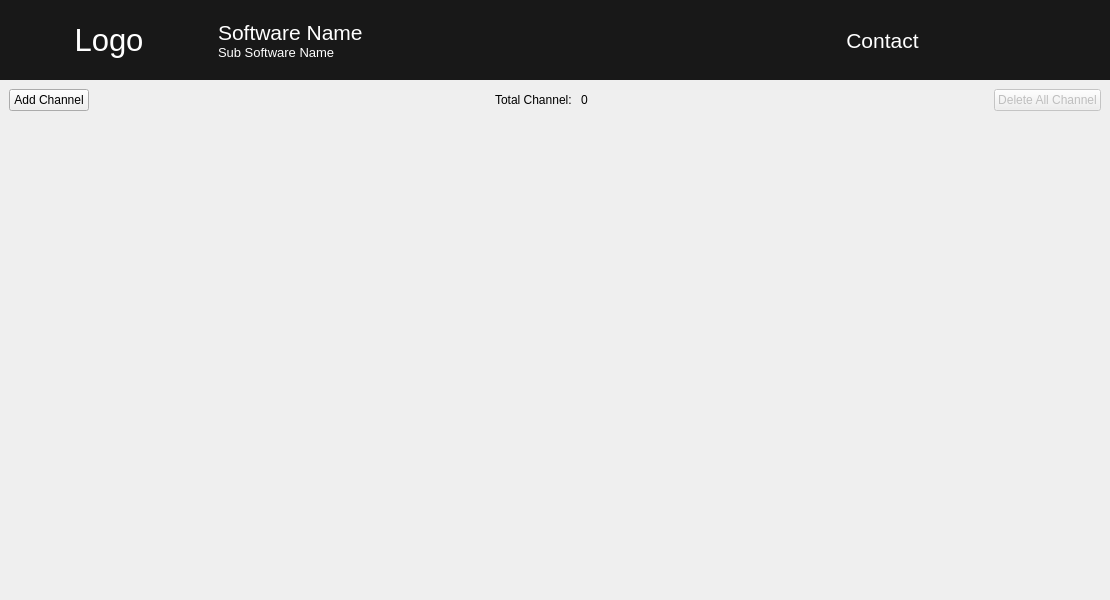
<?xml version="1.0" encoding="UTF-8"?>
<ui version="4.0">
 <class>MainWindow</class>
 <widget class="QMainWindow" name="MainWindow">
  <property name="geometry">
   <rect>
    <x>0</x>
    <y>0</y>
    <width>1110</width>
    <height>600</height>
   </rect>
  </property>
  <property name="windowTitle">
   <string>MainWindow</string>
  </property>
  <widget class="QWidget" name="centralwidget">
   <property name="styleSheet">
    <string notr="true"/>
   </property>
   <layout class="QGridLayout" name="gridLayout">
    <property name="leftMargin">
     <number>0</number>
    </property>
    <property name="topMargin">
     <number>0</number>
    </property>
    <property name="rightMargin">
     <number>0</number>
    </property>
    <property name="bottomMargin">
     <number>0</number>
    </property>
    <property name="spacing">
     <number>0</number>
    </property>
    <item row="0" column="0">
     <widget class="QWidget" name="widget" native="true">
      <property name="sizePolicy">
       <sizepolicy hsizetype="Preferred" vsizetype="Preferred">
        <horstretch>0</horstretch>
        <verstretch>0</verstretch>
       </sizepolicy>
      </property>
      <property name="styleSheet">
       <string notr="true">QWidget {
	background-color: rgb(24, 24, 24);
	color: rgb(255,255,255);
}</string>
      </property>
      <layout class="QGridLayout" name="gridLayout_2">
       <property name="leftMargin">
        <number>9</number>
       </property>
       <property name="topMargin">
        <number>20</number>
       </property>
       <property name="rightMargin">
        <number>9</number>
       </property>
       <property name="bottomMargin">
        <number>20</number>
       </property>
       <property name="horizontalSpacing">
        <number>9</number>
       </property>
       <property name="verticalSpacing">
        <number>0</number>
       </property>
       <item row="0" column="1">
        <widget class="QLabel" name="label_2">
         <property name="font">
          <font>
           <pointsize>16</pointsize>
          </font>
         </property>
         <property name="text">
          <string>Software Name</string>
         </property>
         <property name="alignment">
          <set>Qt::AlignBottom|Qt::AlignLeading|Qt::AlignLeft</set>
         </property>
        </widget>
       </item>
       <item row="0" column="0" rowspan="2">
        <widget class="QLabel" name="label">
         <property name="maximumSize">
          <size>
           <width>200</width>
           <height>16777215</height>
          </size>
         </property>
         <property name="font">
          <font>
           <pointsize>23</pointsize>
          </font>
         </property>
         <property name="text">
          <string>Logo</string>
         </property>
         <property name="alignment">
          <set>Qt::AlignCenter</set>
         </property>
        </widget>
       </item>
       <item row="1" column="1">
        <widget class="QLabel" name="label_3">
         <property name="font">
          <font>
           <pointsize>10</pointsize>
          </font>
         </property>
         <property name="text">
          <string>Sub Software Name</string>
         </property>
         <property name="alignment">
          <set>Qt::AlignLeading|Qt::AlignLeft|Qt::AlignTop</set>
         </property>
        </widget>
       </item>
       <item row="0" column="2" rowspan="2">
        <widget class="QLabel" name="label_4">
         <property name="font">
          <font>
           <pointsize>16</pointsize>
          </font>
         </property>
         <property name="text">
          <string>Contact</string>
         </property>
         <property name="alignment">
          <set>Qt::AlignCenter</set>
         </property>
        </widget>
       </item>
      </layout>
     </widget>
    </item>
    <item row="1" column="0">
     <widget class="QWidget" name="actionControl" native="true">
      <property name="sizePolicy">
       <sizepolicy hsizetype="Preferred" vsizetype="Maximum">
        <horstretch>0</horstretch>
        <verstretch>0</verstretch>
       </sizepolicy>
      </property>
      <layout class="QHBoxLayout" name="horizontalLayout">
       <property name="leftMargin">
        <number>9</number>
       </property>
       <property name="topMargin">
        <number>9</number>
       </property>
       <property name="rightMargin">
        <number>9</number>
       </property>
       <property name="bottomMargin">
        <number>9</number>
       </property>
       <item>
        <widget class="QPushButton" name="btnAddChannel">
         <property name="text">
          <string>Add Channel</string>
         </property>
        </widget>
       </item>
       <item>
        <spacer name="horizontalSpacer">
         <property name="orientation">
          <enum>Qt::Horizontal</enum>
         </property>
         <property name="sizeHint" stdset="0">
          <size>
           <width>40</width>
           <height>20</height>
          </size>
         </property>
        </spacer>
       </item>
       <item>
        <widget class="QLabel" name="label_5">
         <property name="text">
          <string>Total Channel: </string>
         </property>
        </widget>
       </item>
       <item>
        <widget class="QLabel" name="labelTotalChannel">
         <property name="text">
          <string>0</string>
         </property>
        </widget>
       </item>
       <item>
        <spacer name="horizontalSpacer_2">
         <property name="orientation">
          <enum>Qt::Horizontal</enum>
         </property>
         <property name="sizeHint" stdset="0">
          <size>
           <width>40</width>
           <height>20</height>
          </size>
         </property>
        </spacer>
       </item>
       <item>
        <widget class="QPushButton" name="btnDeleteAllChannel">
         <property name="enabled">
          <bool>false</bool>
         </property>
         <property name="styleSheet">
          <string notr="true"/>
         </property>
         <property name="text">
          <string>Delete All Channel</string>
         </property>
        </widget>
       </item>
      </layout>
     </widget>
    </item>
    <item row="2" column="0">
     <widget class="QScrollArea" name="scrollArea">
      <property name="sizePolicy">
       <sizepolicy hsizetype="Preferred" vsizetype="Expanding">
        <horstretch>0</horstretch>
        <verstretch>0</verstretch>
       </sizepolicy>
      </property>
      <property name="styleSheet">
       <string notr="true">QScrollArea {
	border: none;
}</string>
      </property>
      <property name="widgetResizable">
       <bool>true</bool>
      </property>
      <property name="alignment">
       <set>Qt::AlignLeading|Qt::AlignLeft|Qt::AlignTop</set>
      </property>
      <widget class="QWidget" name="scrollAreaWidgetContents">
       <property name="geometry">
        <rect>
         <x>0</x>
         <y>0</y>
         <width>1110</width>
         <height>18</height>
        </rect>
       </property>
       <property name="sizePolicy">
        <sizepolicy hsizetype="Preferred" vsizetype="Maximum">
         <horstretch>0</horstretch>
         <verstretch>0</verstretch>
        </sizepolicy>
       </property>
       <property name="styleSheet">
        <string notr="true"/>
       </property>
       <layout class="QVBoxLayout" name="verticalLayout_2"/>
      </widget>
     </widget>
    </item>
   </layout>
  </widget>
 </widget>
 <resources/>
 <connections/>
</ui>
